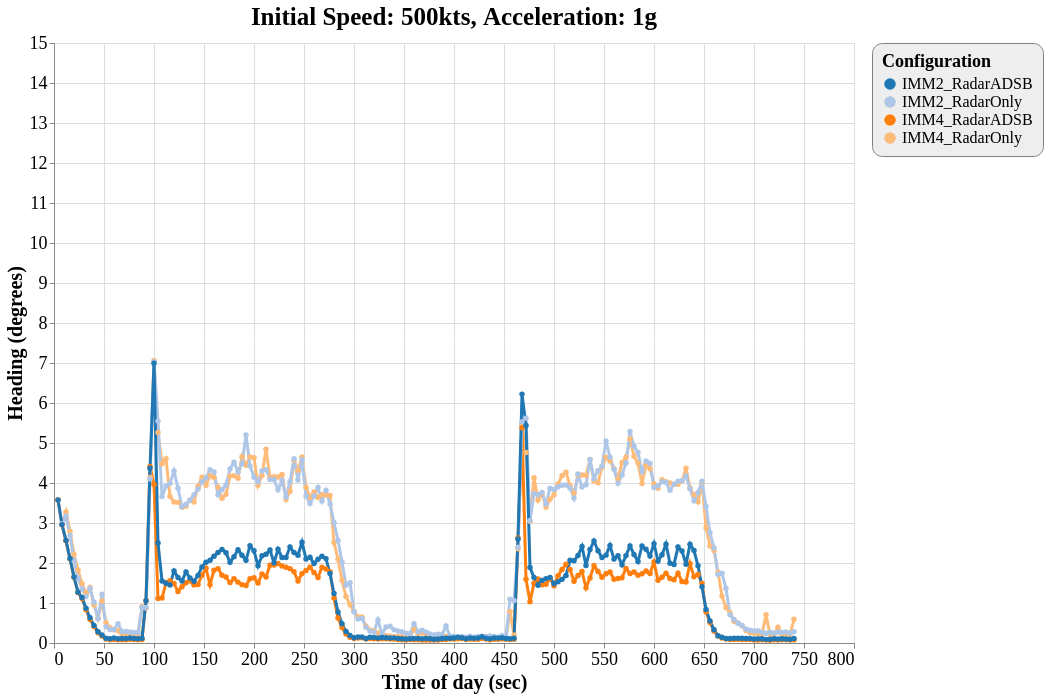

Specify this chart in Vega-Lite:
### Vega-Lite specification from a JSON file in a GitHub repository (floating-point values rounded to 4 significant figures; data arrays with more than 128 entries replaced by an {"elided": "..."} marker saying what was removed)
{"config": {"view": {"continuousWidth": 800, "continuousHeight": 600}, "axisX": {"labelFontSize": 18, "titleFontSize": 20}, "axisY": {"labelFontSize": 18, "titleFontSize": 20}, "font": "Times New Roman", "legend": {"cornerRadius": 10, "fillColor": "#EEEEEE", "labelFontSize": 16, "padding": 10, "strokeColor": "gray", "titleFontSize": 18}, "title": {"fontSize": 25}}, "data": {"name": "data-55c71256c839c9273595d1ebf597defe"}, "mark": {"type": "line", "point": true, "strokeWidth": 3}, "encoding": {"color": {"type": "ordinal", "field": "config", "scale": {"scheme": "category20"}, "title": "Configuration"}, "x": {"type": "quantitative", "field": "time", "title": "Time of day (sec)"}, "y": {"type": "quantitative", "field": "rmse_hdg", "scale": {"domain": [0, 15], "zero": false}, "title": "Heading (degrees)"}}, "selection": {"selector024": {"type": "interval", "bind": "scales", "encodings": ["x", "y"]}}, "title": "Initial Speed: 500kts, Acceleration: 1g", "$schema": "https://vega.github.io/schema/vega-lite/v4.8.1.json", "datasets": {"data-55c71256c839c9273595d1ebf597defe": {"elided": "738 records"}}}
